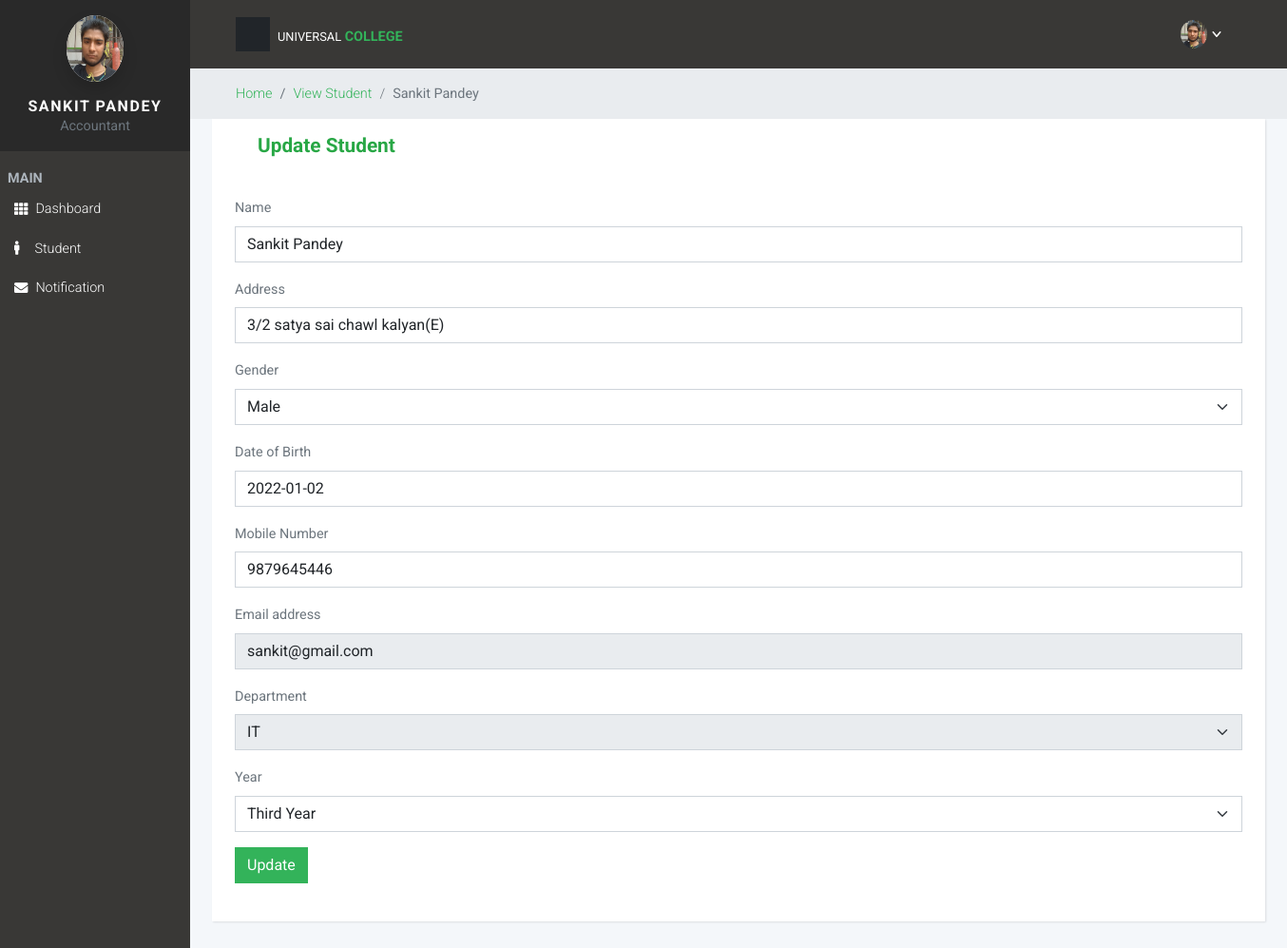
The app's page /student/24 (signed in) with its own data.
### college_management/models.py (models this page shows, shortened)
class CustomeUser(AbstractUser):
    username = None
    email = models.EmailField('emial address' , unique=True)
    password = models.CharField(max_length=16666)
    name= models.CharField(max_length=100)
    Gender= models.CharField(max_length=100,choices=Gender)
    Address= models.CharField(max_length=100)
    mobile_no = models.CharField(max_length=12)
    date_of_birth = models.DateField(null=True,)
    profile = models.ImageField(upload_to='Profile', max_length=100)
    is_active = models.BooleanField(default=True)
    is_staff = models.BooleanField(default=False)
    is_superuser = models.BooleanField(default=False)
    is_student = models.BooleanField(default=False)
    is_faculty = models.BooleanField(default=False)
    is_accountant = models.BooleanField(default=False)
    is_library = models.BooleanField(default=False)
    USERNAME_FIELD = 'email'
    REQUIRED_FIELDS = []
    objects = CustomeUserManger()

class Student(CustomeUser):
    department = models.ForeignKey(Department, on_delete=models.CASCADE,related_name="department")
    year = models.ForeignKey(Year, on_delete=models.CASCADE,related_name="YEAR")
    created_on = models.DateTimeField(auto_now=True)
    objects = CustomeUserManger()

class Department(models.Model):
    Department_name = models.CharField(max_length=10)
    created_on = models.DateTimeField(auto_now=True)
    def __str__(self):
        return self.Department_name

class Year(models.Model):
    name =models.CharField(max_length=50)
    def __str__(self):
        return self.name

### college_management/views.py (the view, shortened to what this page needs)
# urls.py: path('student/<int:id>',views.student,name="student"),
@login_required(login_url='index')
def student(request,id):
    if request.user.is_accountant:
        student = Student.objects.get(id=id)
        year = Year.objects.all()
        return render(request, "Accountant/view_studen_details.html",{"student":student,"year":year})

### template/Accountant/view_studen_details.html (shortened to what this page needs)
{% extends 'Accountant/base.html' %}
{% for student in student %}
{% block body %}
<div class="bg-gray-200 text-sm">
	<div class="container-fluid">
		<nav aria-label="breadcrumb">
			<ol class="breadcrumb mb-0 py-3">
				<li class="breadcrumb-item"><a class="fw-light" href="{% url 'Hod_dashboard' %}">Home</a></li>
				<li class="breadcrumb-item " aria-current="page"><a class="fw-light"
						href="{% url 'view_student' %}">View Student</a>
				</li>
				<li class="breadcrumb-item active fw-light" aria-current="page"><b>{{student.name}}</b>
				</li>
			</ol>
		</nav>
	</div>
</div>
<div class="container">
	<div class="card">
		<h2 class="card-title mx-5 mt-3 text-success">Update Student</h2>
		<div class="card-body">
			<form action="" method="POST" onsubmit="return pcheck2()" enctype= multipart/form-data>
			<div class="mb-3">
				<label class="form-label" for="Name">Name</label>
				<input class="form-control" value="{{student.name}}" placeholder="Enter Full Name" name="Name" id="Name" type="text" aria-describedby="namehelp">
			</div>
			<div class="mb-3">
				<label class="form-label" for="address">Address</label>
				<input class="form-control" value="{{student.Address}}" placeholder="Enter Address" name="address" id="address" type="text" aria-describedby="addressHelp">
			</div>
			<div class="mb-3">
				<label class="col-sm-3 form-label" for="gender">Gender</label>
				<select class="form-select mb-3" name="gender" id="gender" name="gender">
					<option>{{student.Gender}}</option>
				</select>
			</div>
			<div class="mb-3">
				<label class="form-label" for="bod">Date of Birth</label>
				<input class="form-control datepicker" value="{{student.date_of_birth|date:"Y-m-d"}}" placeholder="Enter Birth of Date" autocomplete="off" name="dob" id="dob" type="text" aria-describedby="dobHelp">
			</div>
			<div class="mb-3">
				<label class="form-label" for="mobile">Mobile Number</label>
				<input class="form-control" value="{{student.mobile_no}}" maxlength="10" placeholder="Enter Mobile Number" name="mobile" id="mobile" type="number" maxlength=10 aria-describedby="phoneHelp">
			</div>
			<div class="mb-3">
				<label class="form-label" for="email">Email address</label>
				<input class="form-control" readonly value="{{student.email}}" placeholder="Enter Email Address" name="email" id="email" type="email" aria-describedby="emailHelp">
			</div>
			<div class="mb-3">
				<label class="form-label" for="department">Department</label>
				<select class="form-select mb-3" disabled="true"  required name="department" id="department" name="department">
					<option>{{student.department}}</option>
				</select>
			</div>
			<div class="mb-3">
				<label class="col-sm-3 form-label" for="year">Year</label>
				<select class="form-select mb-3" required  id="year" name="year">
					<option>{{student.year}}</option>
				</select>
			</div>
			<div class="mb-3">
				<button class="btn btn-primary float-right" type="submit">Update</button>
			</div>
		</form>
		</div>
	</div>
</div>
{% endblock body %}
{% endfor %}

### template/Accountant/base.html (shortened to what this page needs)
<!DOCTYPE html>
{% load static %}
<html>
<head>
  <link rel="stylesheet" href="https://cdnjs.cloudflare.com/ajax/libs/font-awesome/4.7.0/css/font-awesome.min.css">
  <link rel="stylesheet" href="{% static 'vendor/choices.js/public/assets/styles/choices.min.css' %} ">
  <link rel="stylesheet" href="{% static 'vendor/overlayscrollbars/css/OverlayScrollbars.min.css' %}">
  <link rel="stylesheet" href="{% static 'css/style.default.css' %}" id="theme-stylesheet">
  <link rel="stylesheet" href="{% static 'css/custom.css' %}">
  <link rel="stylesheet" href="//code.jquery.com/ui/1.13.0/themes/base/jquery-ui.css">
  <link rel="stylesheet" href="https://cdn.datatables.net/1.11.3/css/dataTables.bootstrap5.min.css">
</head>
<body>
  <nav class="side-navbar">
    <div class="sidebar-header d-flex align-items-center justify-content-center p-3 mb-3">
      <div class="sidenav-header-inner text-center"><img class="img-fluid rounded-circle avatar mb-3"
          src="{{request.user.profile.url}}">
        <h2 class="h5 text-white text-uppercase mb-0">{{request.user.name}}</h2>
        <p class="text-sm mb-0 text-muted">Accountant</p>
      </div>
    </div>
    <span class="text-uppercase text-gray-500 text-sm fw-bold letter-spacing-0 mx-lg-2 heading">Main</span>
    <ul class="list-unstyled">
      <li class="sidebar-item"><a class="sidebar-link" href="{% url 'accountant_Dashboard' %}">
          <i class="fa fa-th me-xl-2"></i>Dashboard </a></li>
      <li class="sidebar-item"><a class="sidebar-link" href="{% url 'view_student' %}">
          <i class="fa fa-male me-xl-3" aria-hidden="true"></i> Student </a></li>
      <li class="sidebar-item"><a class="sidebar-link" href="{% url 'Notification' %}">
        <i class="fa fa-envelope me-xl-2" aria-hidden="true"></i> Notification </a></li>
        </ul>
  </nav>
  <div class="page">
    <header class="header">
      <nav class="navbar">
        <div class="container-fluid">
          <div class="d-flex align-items-center justify-content-between w-100">
            <div class="d-flex align-items-center"><a
                class="menu-btn d-flex align-items-center justify-content-center p-2 bg-gray-900" id="toggle-btn"
                href="#">
                <svg class="svg-icon svg-icon-sm svg-icon-heavy text-white">
                  <use xlink:href="#menu-1"> </use>
                </svg></a><a class="navbar-brand ms-2" href="{% url 'accountant_Dashboard' %}">
                <div class="brand-text d-none d-md-inline-block text-uppercase letter-spacing-0"><span
                    class="text-white fw-normal text-xs">Universal </span><strong class="text-primary text-sm">
                    College</strong></div>
              </a></div>
            <ul class="nav-menu mb-0 list-unstyled d-flex flex-md-row align-items-md-center">
              <li class="nav-item dropdown"> <a class="nav-link text-white position-relative" id="messages"
                  rel="nofollow" data-bs-target="#" href="#" data-bs-toggle="dropdown" aria-haspopup="true"
                  aria-expanded="false">
                  <svg class="svg-icon svg-icon-xs svg-icon-heavy">
                    <use xlink:href="#envelope-1"> </use>
                  </svg></a>
              </li>
              <li class="nav-item dropdown"><a class="nav-link dropdown-toggle text-white text-sm" id="languages"
                  rel="nofollow" data-bs-target="#" href="#" data-bs-toggle="dropdown" aria-haspopup="true"
                  aria-expanded="false"><img src="{{request.user.profile.url}}" height="30px" class="rounded-circle"></a>
              </li>
            </ul>
          </div>
        </div>
      </nav>
    </header>
    {% block body %}{% endblock body %}
  </div>
  <link rel="stylesheet" href="https://use.fontawesome.com/releases/v5.7.1/css/all.css"
>
</body>
</html>

### static/css/custom.css (style rules this page uses)
input[type=number] { -moz-appearance: textfield; }

### records on screen
CustomeUser: user.profile (picture), user.name "SANKIT PANDEY"
CustomeUser: name "Sankit Pandey", Name "Sankit Pandey", address "3/2 satya sai chawl kalyan(E)", gender "Male", dob "2022-01-02", mobile "9879645446", email "sankit@gmail.com"
Student: department "IT", year "Third Year"
